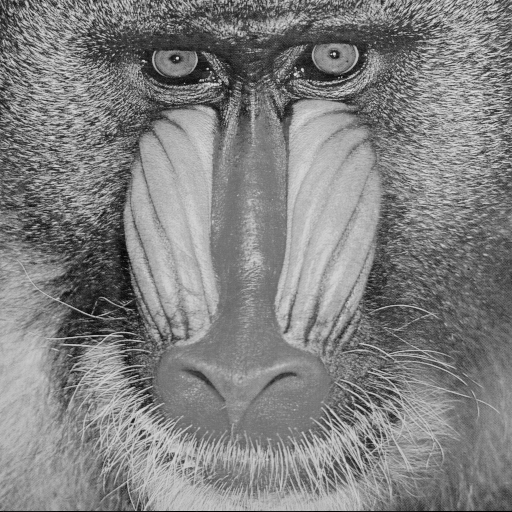
%> input picture Baboon.bmp, 512 x 512 px
$ octave phase_psn_cal.m   (GNU Octave 9; MATLAB toolbox functions it lacks are replaced by stand-ins)
%> lines starting %> are read from the running program, lines starting %| are printed output that depends on the picture
clear;
%close all;
clc;
%% parameter
lamda=532.0e-6;
pix=0.00374;
k=2*pi/lamda;
oz=30;
od=-oz;
%% complex
F1=imread('Baboon.bmp');
%> F1 is the input picture: size 512x512 uint8; min 0, max 230, mean 129.1
%F1=rgb2gray(F1);
F1=imresize(F1,[1024,1024]);
%> F1: size 1024x1024 uint8
F1=im2double(F1);
%> F1: size 1024x1024 double
F1=F1/max(max(F1));
[n1,m1]= size(F1);
%> n1 = 1024; m1 = 1024
%% zero padding
% [11 lines of commented-out code are left out]
[nn,mm]=size(F1);
%> nn = 1024; mm = 1024
F1=padarray(F1,[nn/2,mm/2]);
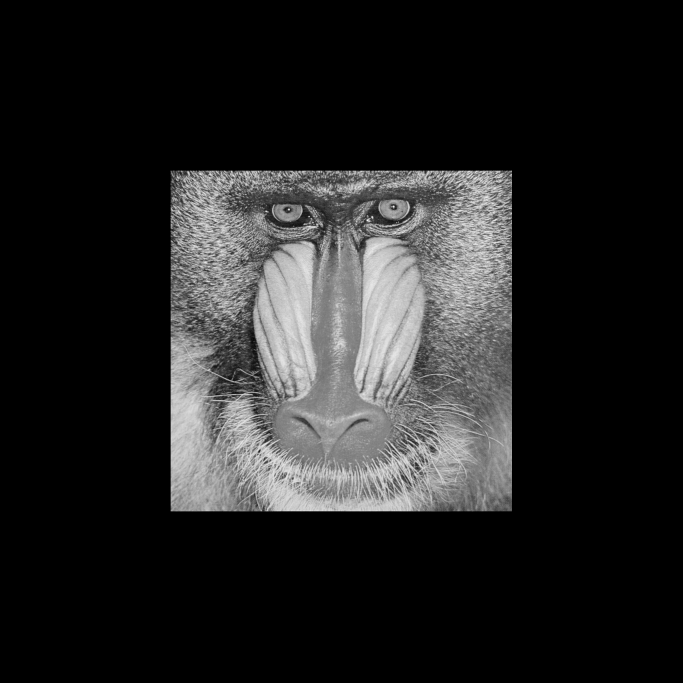
%> F1: size 2048x2048 double (shown at 1/3 size); min 0, max 1, mean 0.139
[N,M]=size(F1);
%> N = 2048; M = 2048
C1=F1;
%% grid
M1=zeros(N,M);
M2=ones(N,M);
dn=1;
n=N/dn;
%> n = 2048
m=M/dn;
%> m = 2048
sma=zeros(n,m);
for x=1:n
    for y=1:m
        if mod(x+y,2)==1
            sma(x,y)=1;
        end
    end
end
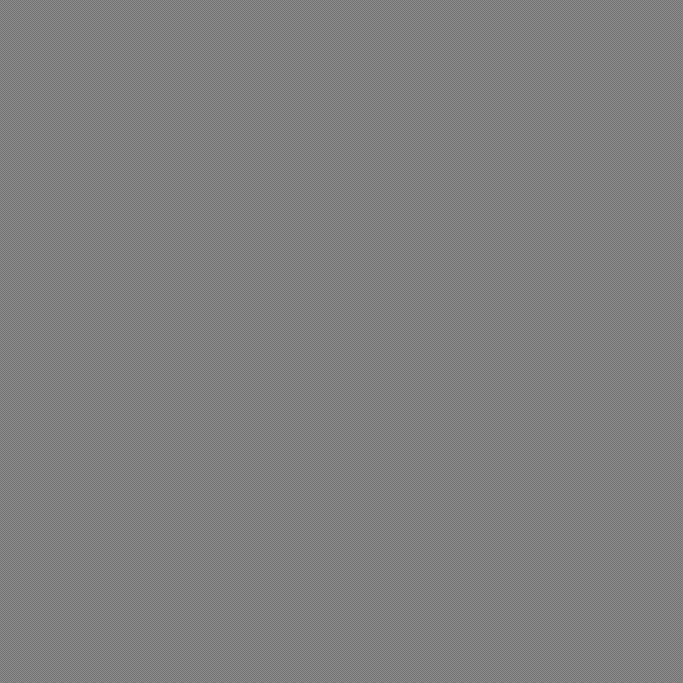
%> sma: size 2048x2048 double (shown at 1/3 size); values 0 (black) and 1 (white), 50% white in thin lines or dots
%> (the run ends here)
